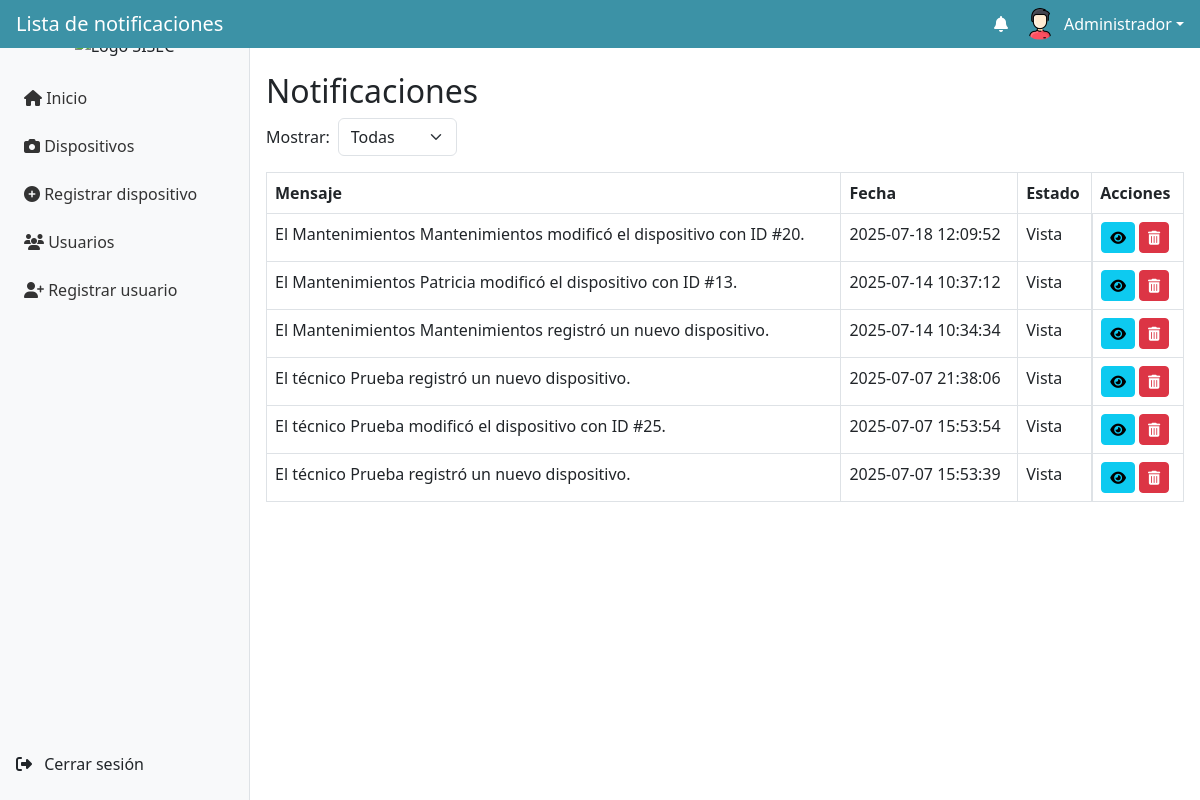
/views/notificaciones/notificaciones.php (signed in), run on the app's committed database.
### tables this page shows
CREATE TABLE `notificaciones` (
  `id` int(11) NOT NULL,
  `mensaje` text NOT NULL,
  `usuario_id` int(11) NOT NULL,
  `vista` tinyint(1) DEFAULT 0,
  `fecha` datetime DEFAULT current_timestamp(),
  `visto` tinyint(1) NOT NULL DEFAULT 0,
  `dispositivo_id` int(11) DEFAULT NULL
);

### views/notificaciones/notificaciones.php (the view, shortened to what this page needs)
<?php
include __DIR__ . '/../../includes/db.php';
$conn->query("UPDATE notificaciones SET visto = 1 WHERE visto = 0");
$page = isset($_GET['page']) && is_numeric($_GET['page']) ? (int)$_GET['page'] : 1;
$perPage = 10;
$offset = ($page - 1) * $perPage;
$filtro = $_GET['filtro'] ?? 'todos';
$where = '';
$sql = "SELECT id, usuario_id, mensaje, fecha, visto, dispositivo_id FROM notificaciones $where ORDER BY fecha DESC LIMIT ?, ?";
$stmt = $conn->prepare($sql);
if ($where) {
    $stmt->bind_param("ii", $offset, $perPage);
} else {
    $stmt->bind_param("ii", $offset, $perPage);
}
$stmt->execute();
$result = $stmt->get_result();
?>
<h2>Notificaciones</h2>
<div class="mb-3">
  <form method="GET" class="d-flex gap-2 align-items-center">
    <label for="filtro">Mostrar:</label>
    <select name="filtro" id="filtro" onchange="this.form.submit()" class="form-select w-auto">
      <option value="todos" <?= $filtro === 'todos' ? 'selected' : '' ?>>Todas</option>
    </select>
  </form>
</div>
<table class="table table-bordered">
  <thead>
    <tr>
      <th>Mensaje</th>
      <th>Fecha</th>
      <th>Estado</th>
      <th>Acciones</th>
    </tr>
  </thead>
  <tbody>
    <?php if ($result->num_rows === 0): ?>
      <tr><td colspan="4" class="text-center">No hay notificaciones.</td></tr>
    <?php else: ?>
      <?php while ($row = $result->fetch_assoc()): ?>
        <tr class="<?= $row['visto'] == 0 ? 'table-warning' : '' ?>">
          <td><?= htmlspecialchars($row['mensaje']) ?></td>
          <td><?= htmlspecialchars($row['fecha']) ?></td>
          <td><?= $row['visto'] == 0 ? '<strong>No vista</strong>' : 'Vista' ?></td>
           <td class="d-flex gap-1">
            <a href="/sisec-ui/views/dispositivos/device.php?id=<?= $row['dispositivo_id'] ?>" class="btn btn-info btn-sm" target="_blank" title="Ver dispositivo">
                <i class="fas fa-eye"></i>
            </a>
            <form method="post" action="notificaciones.php" onsubmit="return confirm('¿Eliminar esta notificación?');">
                <button type="submit" class="btn btn-danger btn-sm" title="Eliminar notificación">
                <i class="fas fa-trash-alt"></i>
                </button>
            </form>
            </td>
        </tr>
      <?php endwhile; ?>
    <?php endif; ?>
  </tbody>
</table>
<?php
$content = ob_get_clean();
$pageHeader = "Lista de notificaciones";
$activePage = "notificaciones";
include __DIR__ . '/../../layout.php';
?>

### layout.php (shortened to what this page needs)
<!DOCTYPE html>
<html lang="es">
<head>
  <link href="https://cdn.jsdelivr.net/npm/bootstrap@5.3.0/dist/css/bootstrap.min.css" rel="stylesheet" />
  <link href="https://cdnjs.cloudflare.com/ajax/libs/font-awesome/6.4.0/css/all.min.css" rel="stylesheet" />
  <link rel="stylesheet" href="/sisec-ui/assets/css/estilos.css">
</head>
<body>
  <div class="d-flex" style="min-height: 100vh; overflow-x: hidden;">
    <?php include __DIR__ . '/includes/sidebar.php'; ?>
    <div class="flex-grow-1 d-flex flex-column" style="width: 100%;">
      <?php include __DIR__ . '/includes/topbar.php'; ?>
      <br>
      <br>
      <main class="main flex-grow-1 px-3 py-4">
        <?= $content ?? '<p>Contenido no definido.</p>' ?>
      </main>
    </div>
  </div>
</body>
</html>

### includes/sidebar.php (shortened to what this page needs)
<nav class="sidebar d-none d-md-block bg-light" style="width: 250px;">
  <div class="d-flex flex-column justify-content-between h-100">
    <div>
      <div class="text-center py-3">
      </div>
      <?php if (in_array($_SESSION['usuario_rol'], ['Administrador', 'Mantenimientos'])): ?>
        <a href="/sisec-ui/views/inicio/index.php" class="<?= ($activePage ?? '') === 'inicio' ? 'active' : '' ?>">
          <i class="fas fa-home"></i> Inicio
        </a>
      <?php endif; ?>
      <a href="/sisec-ui/views/dispositivos/listar.php" class="<?= ($activePage ?? '') === 'dispositivos' ? 'active' : '' ?>">
        <i class="fas fa-camera"></i> Dispositivos
      </a>
      <?php if (in_array($_SESSION['usuario_rol'], ['Administrador', 'Mantenimientos'])): ?>
        <a href="/sisec-ui/views/dispositivos/registro.php" class="<?= ($activePage ?? '') === 'registro' ? 'active' : '' ?>">
          <i class="fas fa-plus-circle"></i> Registrar dispositivo
        </a>
      <?php endif; ?>
      <?php if ($_SESSION['usuario_rol'] === 'Administrador'): ?>
        <a href="/sisec-ui/views/usuarios/index.php" class="<?= ($activePage ?? '') === 'usuarios' ? 'active' : '' ?>">
          <i class="fa-solid fa-users"></i> Usuarios
        </a>
        <a href="/sisec-ui/views/usuarios/registrar.php" class="<?= ($activePage ?? '') === 'registrar' ? 'active' : '' ?>">
          <i class="fa-solid fa-user-plus"></i> Registrar usuario
        </a>
      <?php endif; ?>
    </div>
    <?php if (isset($_SESSION['usuario_id'])): ?>
      <div class="mt-auto">
        <a href="/sisec-ui/logout.php" class="text-dark px-3 py-2 d-block text-start">
          <i class="fas fa-sign-out-alt me-2"></i> Cerrar sesión
        </a>
      </div>
    <?php endif; ?>
  </div>
</nav>

### includes/topbar.php (shortened to what this page needs)
<header class="topbar d-flex align-items-center px-3 py-2 text-white" style="background-color: #3C92A6; position: fixed; top: 0; left: 0; right: 0; z-index: 1040;">
  <h5 class="m-0 flex-grow-1"><?= htmlspecialchars($pageHeader ?? 'SISEC') ?></h5>
  <div class="topbar-icons d-flex align-items-center me-3">
    <div class="dropdown position-relative" title="Notificaciones">
      <?php if (isset($_SESSION['usuario_rol']) && $_SESSION['usuario_rol'] === 'Administrador'): ?>
        <a href="#" id="notifDropdown" class="text-white" data-bs-toggle="dropdown" aria-expanded="false" style="text-decoration:none; position:relative;">
          <i class="fas fa-bell"></i>
        </a>
      <?php else: ?>
        <i class="fas fa-bell" style="opacity:0.5;"></i>
      <?php endif; ?>
    </div>
  </div>
  <div class="dropdown">
    <a href="#" class="d-flex align-items-center text-white text-decoration-none dropdown-toggle" id="userDropdown" data-bs-toggle="dropdown" aria-expanded="false">
      <div class="user-photo me-2">
        <?php if (!empty($_SESSION['foto']) && file_exists($_SERVER['DOCUMENT_ROOT'] . $_SESSION['foto'])): ?>
          <img src="<?= htmlspecialchars($_SESSION['foto']) ?>" alt="Foto de perfil" class="rounded-circle" style="width:32px; height:32px; object-fit:cover;">
        <?php else: ?>
          <i class="fas fa-user-circle fa-2x text-white"></i>
        <?php endif; ?>
      </div>
      <span class="user-name d-none d-sm-inline"><?= htmlspecialchars($_SESSION['nombre'] ?? 'Usuario') ?></span>
    </a>
  </div>
</header>

### assets/css/estilos.css (style rules this page uses)
.sidebar { width: 250px; min-width: 250px; max-width: 250px; background-color: #ffffff; height: 100vh; border-right: 1px solid #dee2e6; position: fixed; top: 0; z-index: 1030; padding: 1rem 0; }
.sidebar a { display: block; color: #333; padding: 0.75rem 1.5rem; text-decoration: none; transition: background-color 0.2s ease; }
.main { margin-left: 250px; padding: 1rem; padding-top: 80px; }

### layout.php (style rules this page uses)
body { overflow-x: hidden; }

### data on the page
notificaciones: mensaje "El Mantenimientos Mantenimientos modificó el dispositivo con ID #20.", fecha "2025-07-18 12:09:52", visto "Vista"
notificaciones: mensaje "El Mantenimientos Patricia modificó el dispositivo con ID #13.", fecha "2025-07-14 10:37:12", visto "Vista"
notificaciones: mensaje "El Mantenimientos Mantenimientos registró un nuevo dispositivo.", fecha "2025-07-14 10:34:34", visto "Vista"
notificaciones: mensaje "El técnico Prueba registró un nuevo dispositivo.", fecha "2025-07-07 21:38:06", visto "Vista"
notificaciones: mensaje "El técnico Prueba modificó el dispositivo con ID #25.", fecha "2025-07-07 15:53:54", visto "Vista"
notificaciones: mensaje "El técnico Prueba registró un nuevo dispositivo.", fecha "2025-07-07 15:53:39", visto "Vista"

### other printed values
$pageHeader "Lista de notificaciones"
$_SESSION['nombre'] "Administrador"
